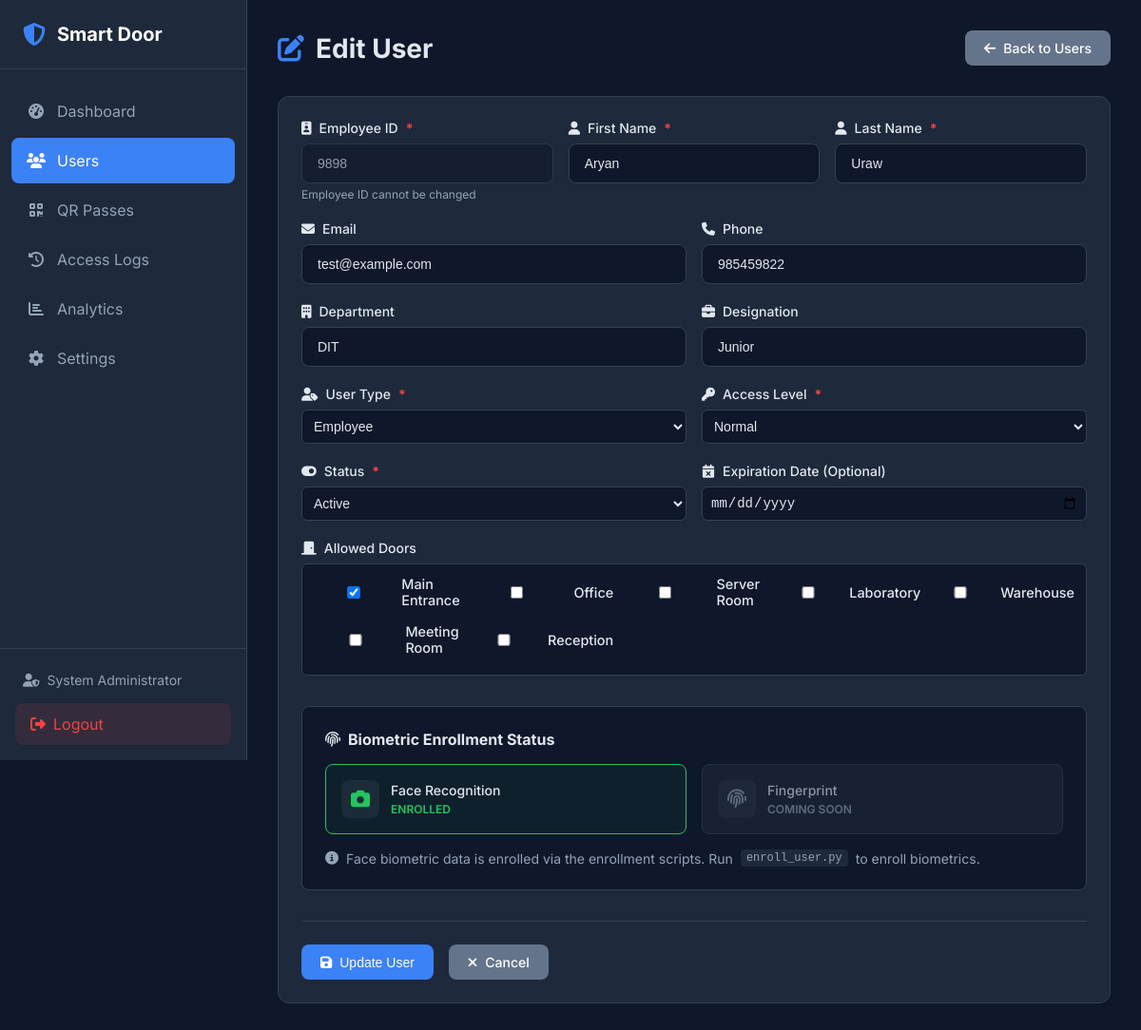
The page /users/edit/4 (signed in) on the database its author committed.
### tables this page shows
CREATE TABLE admin (
    id INTEGER PRIMARY KEY AUTOINCREMENT,
    username VARCHAR(50) UNIQUE NOT NULL,
    password_hash VARCHAR(255) NOT NULL,
    email VARCHAR(100) UNIQUE NOT NULL,
    full_name VARCHAR(100) NOT NULL,
    is_active BOOLEAN DEFAULT 1,
    login_attempts INTEGER DEFAULT 0,
    locked_until DATETIME NULL,
    created_at DATETIME DEFAULT CURRENT_TIMESTAMP,
    updated_at DATETIME DEFAULT CURRENT_TIMESTAMP,
    last_login DATETIME NULL
);

CREATE TABLE users (
    id INTEGER PRIMARY KEY AUTOINCREMENT,
    employee_id VARCHAR(50) UNIQUE NOT NULL,
    first_name VARCHAR(50) NOT NULL,
    last_name VARCHAR(50) NOT NULL,
    email VARCHAR(100) UNIQUE,
    phone VARCHAR(20),
    department VARCHAR(100),
    designation VARCHAR(100),
    is_active BOOLEAN DEFAULT 1,
    face_enrolled BOOLEAN DEFAULT 0,
    fingerprint_enrolled BOOLEAN DEFAULT 0,
    created_at DATETIME DEFAULT CURRENT_TIMESTAMP,
    updated_at DATETIME DEFAULT CURRENT_TIMESTAMP,
    created_by INTEGER, user_type VARCHAR(50) DEFAULT 'Employee', access_level VARCHAR(50) DEFAULT 'Normal', allowed_doors TEXT DEFAULT 'Main Entrance', status VARCHAR(20) DEFAULT 'Active', expiration_date DATETIME NULL,
    FOREIGN KEY (created_by) REFERENCES admin(id)
);

### web/app.py (the view, shortened to what this page needs)
@app.route('/users/edit/<int:user_id>', methods=['GET', 'POST'])
@login_required
def edit_user(user_id):
    user = user_repo.get_by_id(user_id)
    if not user:
        flash('User not found.', 'error')
        return redirect(url_for('users'))
    return render_template('user_form.html', user=user, action='edit')

### web/templates/user_form.html (shortened to what this page needs)
{% extends "base.html" %}
{% block content %}
<div class="page-header">
    <h1>
        <i class="fas fa-{{ 'edit' if user else 'user-plus' }}"></i>
        {{ 'Edit User' if user else 'Add New User' }}
    </h1>
    <a href="{{ url_for('users') }}" class="btn btn-secondary">
        <i class="fas fa-arrow-left"></i> Back to Users
    </a>
</div>
<div class="card">
    <div class="card-body">
        <form method="POST" class="user-form">
            <div class="form-row">
                <div class="form-group">
                    <label for="employee_id">
                        <i class="fas fa-id-badge"></i>
                        Employee ID <span class="required">*</span>
                    </label>
                    <input type="text" id="employee_id" name="employee_id" required
                           value="{{ user.employee_id if user else '' }}"
                           {% if user %}readonly{% endif %}
                           placeholder="e.g., EMP001">
                    {% if user %}
                    <small class="form-help">Employee ID cannot be changed</small>
                    {% endif %}
                </div>
                <div class="form-group">
                    <label for="first_name">
                        <i class="fas fa-user"></i>
                        First Name <span class="required">*</span>
                    </label>
                    <input type="text" id="first_name" name="first_name" required
                           value="{{ user.first_name if user else '' }}"
                           placeholder="First name">
                </div>
                <div class="form-group">
                    <label for="last_name">
                        <i class="fas fa-user"></i>
                        Last Name <span class="required">*</span>
                    </label>
                    <input type="text" id="last_name" name="last_name" required
                           value="{{ user.last_name if user else '' }}"
                           placeholder="Last name">
                </div>
            </div>
            <div class="form-row">
                <div class="form-group">
                    <label for="email">
                        <i class="fas fa-envelope"></i>
                        Email                   </label>
                    <input type="email" id="email" name="email"
                           value="{{ user.email if user else '' }}"
                           placeholder="email@example.com">
                </div>
                <div class="form-group">
                    <label for="phone">
                        <i class="fas fa-phone"></i>
                        Phone
                    </label>
                    <input type="tel" id="phone" name="phone"
                           value="{{ user.phone if user else '' }}"
                           placeholder="+977 9876543210">
                </div>
            </div>
            <div class="form-row">
                <div class="form-group">
                    <label for="department">
                        <i class="fas fa-building"></i>
                        Department
                    </label>
                    <input type="text" id="department" name="department"
                           value="{{ user.department if user else '' }}"
                           placeholder="e.g., Engineering">
                </div>
                <div class="form-group">
                    <label for="designation">
                        <i class="fas fa-briefcase"></i>
                        Designation
                    </label>
                    <input type="text" id="designation" name="designation"
                           value="{{ user.designation if user else '' }}"
                           placeholder="e.g., Software Engineer">
                </div>
            </div>
            <div class="form-row">
                <div class="form-group">
                    <label for="user_type">
                        <i class="fas fa-user-tag"></i>
                        User Type <span class="required">*</span>
                    </label>
                    <select id="user_type" name="user_type" required style="width: 100%; padding: 0.5rem; background: var(--darker); border: 1px solid var(--border); border-radius: 0.375rem; color: var(--text);">
                        <option value="Employee" {% if user and user.user_type == 'Employee' %}selected{% endif %}>Employee</option>
                    </select>
                </div>
                <div class="form-group">
                    <label for="access_level">
                        <i class="fas fa-key"></i>
                        Access Level <span class="required">*</span>
                    </label>
                    <select id="access_level" name="access_level" required style="width: 100%; padding: 0.5rem; background: var(--darker); border: 1px solid var(--border); border-radius: 0.375rem; color: var(--text);">
                        <option value="Normal" {% if user and user.access_level == 'Normal' %}selected{% endif %}>Normal</option>
                    </select>
                </div>
            </div>
            <div class="form-row">
                <div class="form-group">
                    <label for="status">
                        <i class="fas fa-toggle-on"></i>
                        Status <span class="required">*</span>
                    </label>
                    <select id="status" name="status" required style="width: 100%; padding: 0.5rem; background: var(--darker); border: 1px solid var(--border); border-radius: 0.375rem; color: var(--text);">
                        <option value="Active" {% if not user or user.status == 'Active' %}selected{% endif %}>Active</option>
                    </select>
                </div>
                <div class="form-group">
                    <label for="expiration_date">
                        <i class="fas fa-calendar-times"></i>
                        Expiration Date (Optional)
                    </label>
                    <input type="date" id="expiration_date" name="expiration_date" style="width: 100%; padding: 0.5rem; background: var(--darker); border: 1px solid var(--border); border-radius: 0.375rem; color: var(--text);"
                           value="{{ user.expiration_date.split(' ')[0] if user and user.expiration_date else '' }}">
                </div>
            </div>
            <div class="form-group" style="margin-bottom: 1.5rem;">
                <label><i class="fas fa-door-closed"></i> Allowed Doors</label>
                <div style="display: grid; grid-template-columns: repeat(auto-fill, minmax(150px, 1fr)); gap: 0.5rem; padding: 0.75rem; background: var(--darker); border: 1px solid var(--border); border-radius: 0.375rem; margin-top: 0.25rem;">
                    {% set doors_list = (user.allowed_doors or 'Main Entrance').split(',') if user else ['Main Entrance', 'Office', 'Reception'] %}
                    <label style="display: flex; align-items: center; gap: 0.5rem; font-size: 0.9rem; cursor: pointer; color: var(--text);">
                        <input type="checkbox" name="allowed_doors" value="Main Entrance" {% if 'Main Entrance' in doors_list %}checked{% endif %}> Main Entrance
                    </label>
                    <label style="display: flex; align-items: center; gap: 0.5rem; font-size: 0.9rem; cursor: pointer; color: var(--text);">
                        <input type="checkbox" name="allowed_doors" value="Office" {% if 'Office' in doors_list %}checked{% endif %}> Office
                    </label>
                    <label style="display: flex; align-items: center; gap: 0.5rem; font-size: 0.9rem; cursor: pointer; color: var(--text);">
                        <input type="checkbox" name="allowed_doors" value="Server Room" {% if 'Server Room' in doors_list %}checked{% endif %}> Server Room
                    </label>
                    <label style="display: flex; align-items: center; gap: 0.5rem; font-size: 0.9rem; cursor: pointer; color: var(--text);">
                        <input type="checkbox" name="allowed_doors" value="Laboratory" {% if 'Laboratory' in doors_list %}checked{% endif %}> Laboratory
                    </label>
                    <label style="display: flex; align-items: center; gap: 0.5rem; font-size: 0.9rem; cursor: pointer; color: var(--text);">
                        <input type="checkbox" name="allowed_doors" value="Warehouse" {% if 'Warehouse' in doors_list %}checked{% endif %}> Warehouse
                    </label>
                    <label style="display: flex; align-items: center; gap: 0.5rem; font-size: 0.9rem; cursor: pointer; color: var(--text);">
                        <input type="checkbox" name="allowed_doors" value="Meeting Room" {% if 'Meeting Room' in doors_list %}checked{% endif %}> Meeting Room
                    </label>
                    <label style="display: flex; align-items: center; gap: 0.5rem; font-size: 0.9rem; cursor: pointer; color: var(--text);">
                        <input type="checkbox" name="allowed_doors" value="Reception" {% if 'Reception' in doors_list %}checked{% endif %}> Reception
                    </label>
                </div>
            </div>
            {% if user %}
            <div class="enrollment-info">
                <h3><i class="fas fa-fingerprint"></i> Biometric Enrollment Status</h3>
                <div class="enrollment-grid">
                    <div class="enrollment-item {{ 'enrolled' if user.face_enrolled else '' }}">
                        <div class="enrollment-icon">
                            <i class="fas fa-camera"></i>
                        </div>
                        <div class="enrollment-details">
                            <span class="enrollment-type">Face Recognition</span>
                            <span class="enrollment-status-text">{{ 'Enrolled' if user.face_enrolled else 'Not Enrolled' }}</span>
                        </div>
                    </div>
                    <div class="enrollment-item coming-soon">
                        <div class="enrollment-icon">
                            <i class="fas fa-fingerprint"></i>
                        </div>
                        <div class="enrollment-details">
                            <span class="enrollment-type">Fingerprint</span>
                            <span class="enrollment-status-text">Coming Soon</span>
                        </div>
                    </div>
                </div>
                <p class="enrollment-help">
                    <i class="fas fa-info-circle"></i>
                    Face biometric data is enrolled via the enrollment scripts. Run <code>enroll_user.py</code> to enroll biometrics.
                </p>
            </div>
            {% endif %}
            <div class="form-actions">
                <button type="submit" class="btn btn-primary">
                    <i class="fas fa-save"></i>
                    {{ 'Update User' if user else 'Create User' }}
                </button>
                <a href="{{ url_for('users') }}" class="btn btn-secondary">
                    <i class="fas fa-times"></i>
                    Cancel
                </a>
            </div>
        </form>
    </div>
</div>
{% endblock %}

### web/templates/base.html (shortened to what this page needs)
<!DOCTYPE html>
<html lang="en">
<head>
    <link rel="stylesheet" href="{{ url_for('static', filename='css/style.css') }}">
    <link rel="stylesheet" href="https://cdnjs.cloudflare.com/ajax/libs/font-awesome/6.4.0/css/all.min.css">
</head>
<body>
    {% if session.get('admin_id') %}
    <nav class="sidebar">
        <div class="sidebar-header">
            <i class="fas fa-shield-alt"></i>
            <span>Smart Door</span>
        </div>
        <ul class="nav-menu">
            <li class="nav-item">
                <a href="{{ url_for('dashboard') }}" class="nav-link {% if request.endpoint == 'dashboard' %}active{% endif %}">
                    <i class="fas fa-tachometer-alt"></i>
                    <span>Dashboard</span>
                </a>
            </li>
            <li class="nav-item">
                <a href="{{ url_for('users') }}" class="nav-link {% if request.endpoint and 'user' in request.endpoint %}active{% endif %}">
                    <i class="fas fa-users"></i>
                    <span>Users</span>
                </a>
            </li>
            <li class="nav-item">
                <a href="{{ url_for('qr.dashboard') }}" class="nav-link {% if request.endpoint and 'qr.' in request.endpoint %}active{% endif %}">
                    <i class="fas fa-qrcode"></i>
                    <span>QR Passes</span>
                </a>
            </li>
            <li class="nav-item">
                <a href="{{ url_for('logs') }}" class="nav-link {% if request.endpoint == 'logs' %}active{% endif %}">
                    <i class="fas fa-history"></i>
                    <span>Access Logs</span>
                </a>
            </li>
            <li class="nav-item">
                <a href="{{ url_for('analytics') }}" class="nav-link {% if request.endpoint == 'analytics' %}active{% endif %}">
                    <i class="fas fa-chart-bar"></i>
                    <span>Analytics</span>
                </a>
            </li>
            <li class="nav-item">
                <a href="{{ url_for('settings') }}" class="nav-link {% if request.endpoint == 'settings' %}active{% endif %}">
                    <i class="fas fa-cog"></i>
                    <span>Settings</span>
                </a>
            </li>
        </ul>
        <div class="sidebar-footer">
            <div class="admin-info">
                <i class="fas fa-user-shield"></i>
                <span>{{ session.get('admin_name', 'Admin') }}</span>
            </div>
            <a href="{{ url_for('logout') }}" class="logout-btn">
                <i class="fas fa-sign-out-alt"></i>
                <span>Logout</span>
            </a>
        </div>
    </nav>
    {% endif %}
    <main class="main-content {% if not session.get('admin_id') %}full-width{% endif %}">
        {% block content %}{% endblock %}
    </main>
</body>
</html>

### rows shown on the page
admin: get "System Administrator"
users: employee_id "9898", first_name "Aryan", last_name "Uraw", email "test@example.com", phone "985459822", department "DIT", designation "Junior", user_type "Employee", access_level "Normal", status "Active", face_enrolled "ENROLLED"

### other values the page prints
{{ 'Edit User' if user else 'Add New User' }} "Edit User"
{{ 'Update User' if user else 'Create User' }} "Update User"
